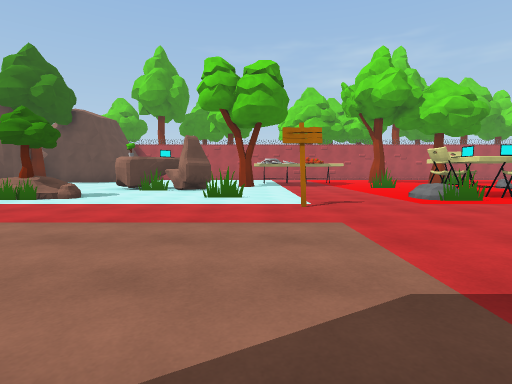
[1] (above)

23 first-person views from a walk through a Unity game level. The camera is 1.2 m above the floor, tilts 4° down and sees 80° across. The floor is counted in squares, 2 m on a side. Each view is taken from the middle of a square. On the plan, view 1 faces up. The plan holds only what a view shows up to about 9 squares ahead; the rest is blank. The place goes on beyond the plan. The player character is not drawn. Some surface patterns are stand-ins.

[2]
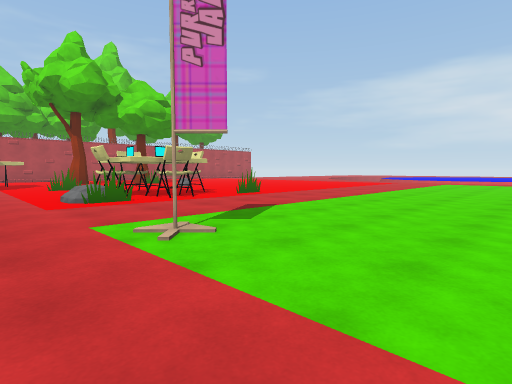

[3]
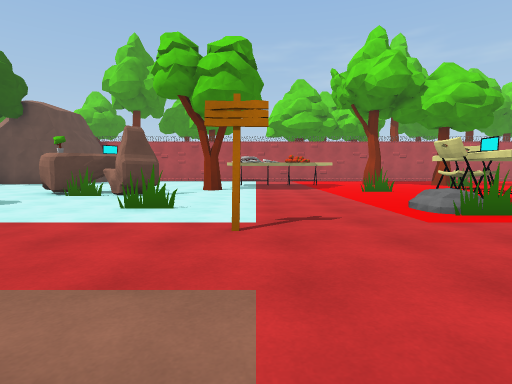

[4]
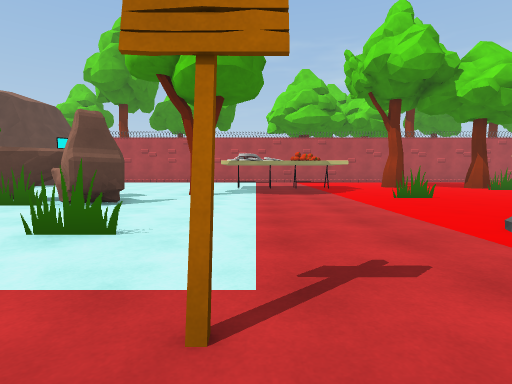

[5]
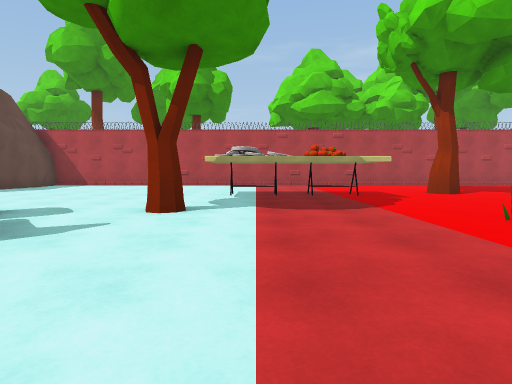

[6]
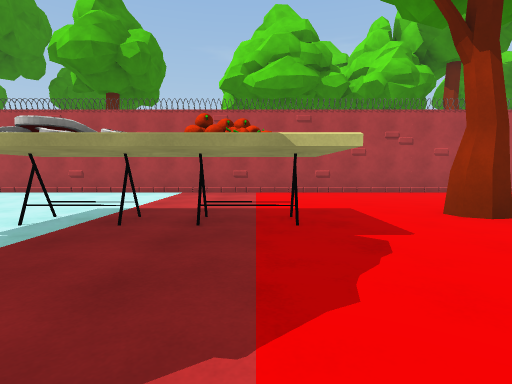

[7]
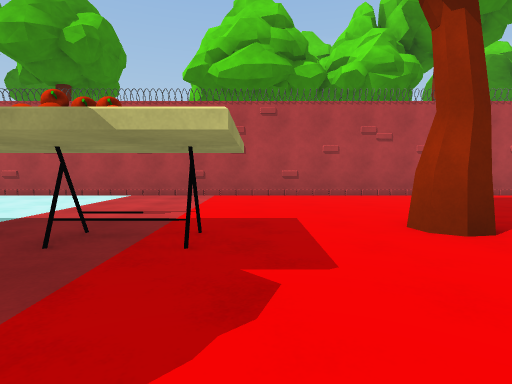

[8]
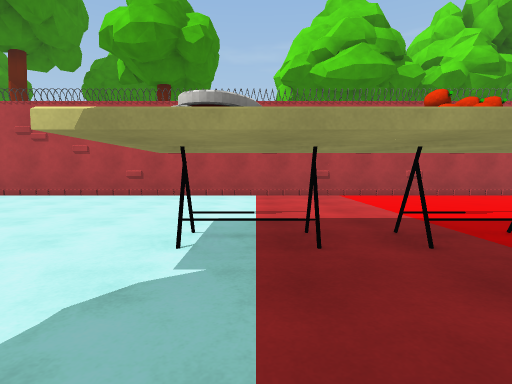

[9]
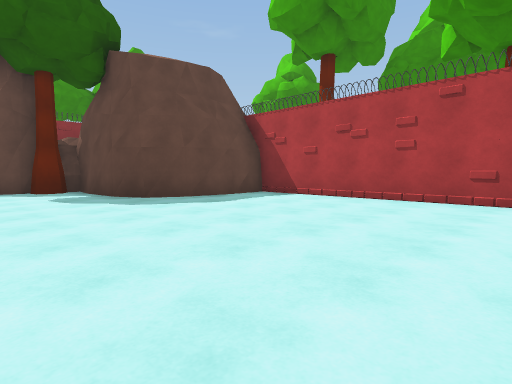

[10]
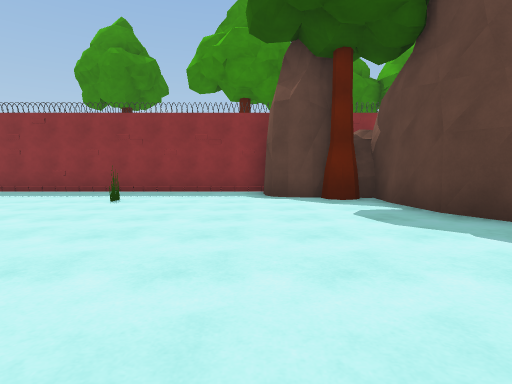

[11]
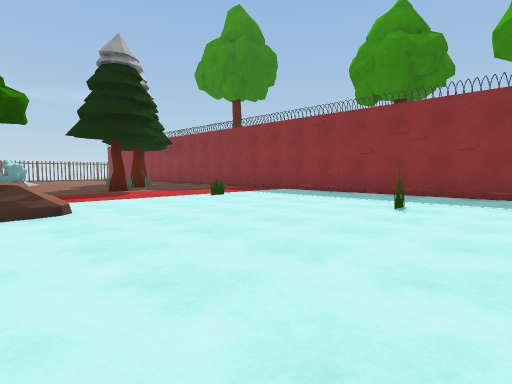

[12]
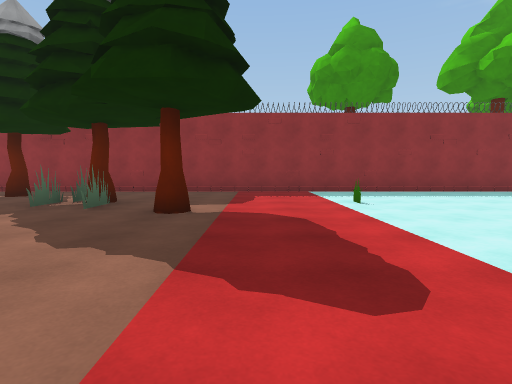

[13]
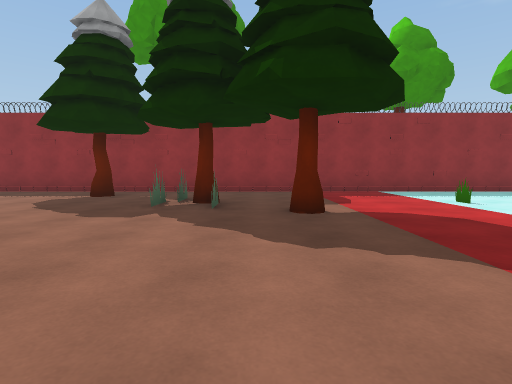

[14]
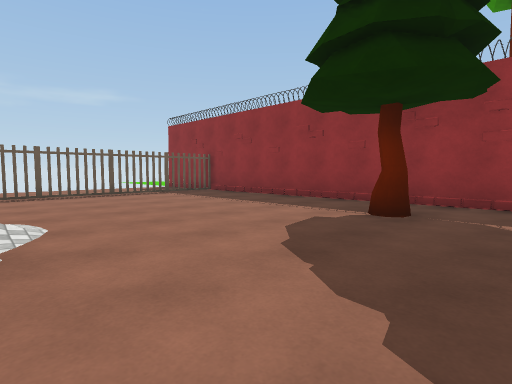

[15]
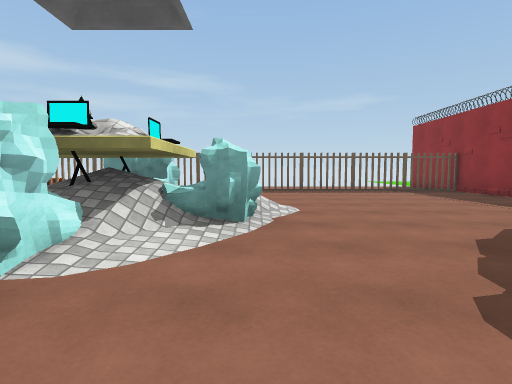

[16]
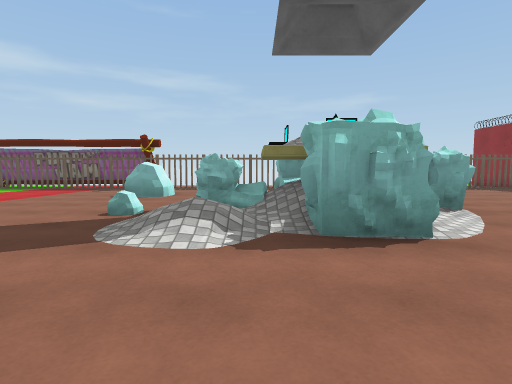

[17]
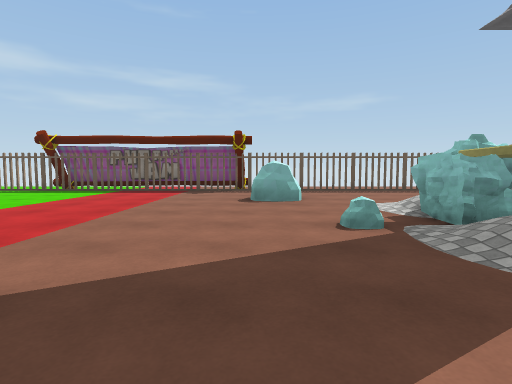

[18]
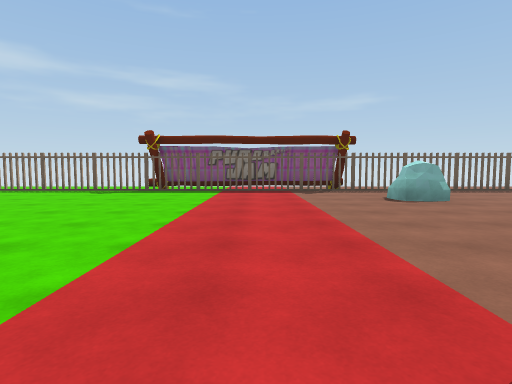

[19]
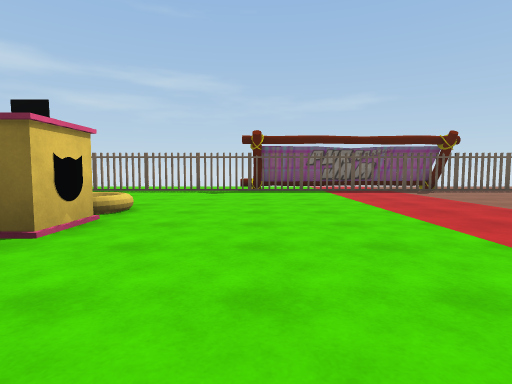

[20]
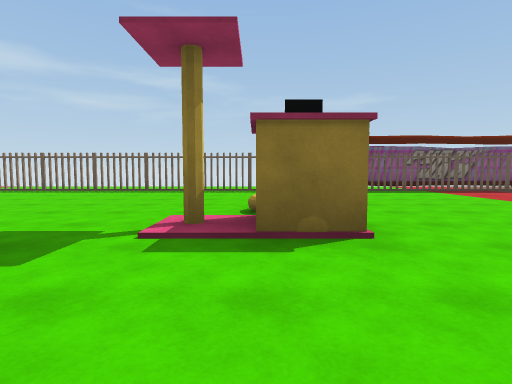

[21]
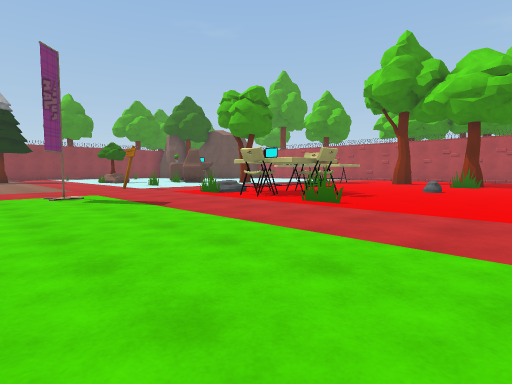

[22]
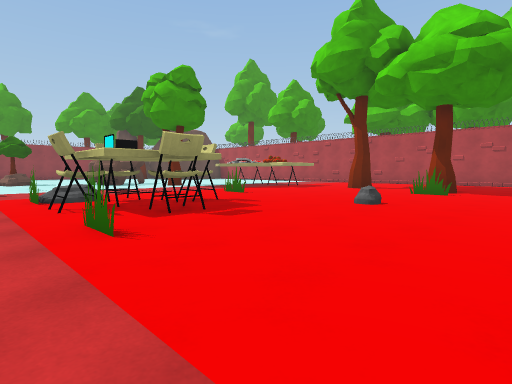

[23]
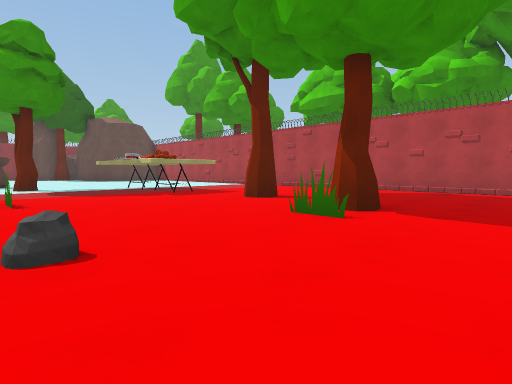

### Floor plan
Points are (right, up) in squares from view 1. A wall is a line through its corners. A room is listed if a view was taken in it or the views show most of it. See-through windows are left out.
Room 1 (views 1, 2, 3, 4, 5, 6, 7, 8, 9, 10, 11, 12, 13, 14, 15, 16, 17, 18, 19, 20, 21, 22, 23)
walls: (-0.1, 6.8) (-1.2, 6.8); (-2.6, 9.2) (-3.5, 9.2); (5, 10.7) (3.9, 10.7); (-4.7, -0.6) (-4.4, -1); (-4.7, -0.6) (-4.5, -1.2); (-4.8, -0.6) (-4.6, -0.8); (8.2, 6) (7.4, 6); (-4.8, -0.7) (-4.7, -1.1); (-4.9, -0.7) (-4.6, -0.6) (-4.5, -1.3); (-5.6, -0.5) (-4.6, -0.8); (-5.6, -0.5) (-5, -0.8); (-5.4, -0.7) (-4.6, -0.7); (-5.6, -0.6) (-5.3, -0.7) (-4.6, -0.6); (-5.5, -0.8) (-4.6, -0.5) (-4.6, -1.4); (-3.2, -2.2) (-3.3, -3.3); (-3.3, -2.2) (-3.1, -3); (-3.4, -2.2) (-3.1, -3.2); (-5.6, -0.9) (-4.6, -0.6); (-5.5, -1) (-4.6, -0.6); (-4.6, -1.7) (-4.1, -1.7) (-4.1, -3.5); (-5.6, -1.3) (-5.5, -0.9) (-5.3, -0.7) (-4.6, -0.8); (-4, -2.3) (-3.2, -2.2) (-3.1, -2.8); (-3.8, -2.4) (-3.3, -2.4) (-3.1, -2.8); (-6.8, -2.1) (-6.5, -2.1); (-9.6, 1.3) (-8.6, 1.3); (-6.9, -2.3) (-6.5, -2.3); (-6.9, -2.4) (-6.9, -2.3) (-6.5, -2); (-7.1, -2.3) (-6.6, -2) (-6.3, -2.1); (-10.4, 10.2) (-9.8, 10.2); (-7.1, -2.7) (-6.8, -2.3); (-7.2, -2.8) (-6.8, -2.3); (-9.9, 0.3) (-8.9, 0.3); (-6.1, -3.8) (-6.1, -1.7) (-5.1, -1.7); (-10.6, 0.5) (-9.8, 0.5); (-7.6, 15.9) (-8.5, 15.6); (-7.6, 16) (-8.2, 15.7) (-9.8, 15.5); (-7.3, 16.7) (-7.5, 15.9); (-7.2, 16.9) (-7.6, 15.9); (-9.6, 15.6) (-10.4, 15.6); (-12.8, 13.4) (-12.8, -7.9) (11.5, -7.9); (-7.1, 19.4) (-7.2, 16.9); (10.2, 19.4) (-7.1, 19.4) (-7, 18.3)
low walls: (-4.1, -2.1) (-3.2, -2.1); (-5.5, -1.3) (-5.5, -0.9); (-9.5, 6) (-10, 6); (-10, 5.9) (-9.5, 5.9)
ways out: gap at (-11, -8); gap at (-8, -8); gap at (-5, -8); gap at (-1.5, -8); gap at (7, -8); gap at (10, -8)
objects: rock (-12, 14) to (-11, 15); rock (-12, 16) to (-11, 16); tree (-11, 15); tree (-6, 7); rock (-5, 7); rock (-4, 7); other object (-4, 9) to (-2, 11); rock (-2, -6) to (-1, -5); rock (-2, -2); tree (0, 12); other object (0, 14) to (3, 15); other object (1, 5); other object (4, 3); rock (4, 7); other object (5, 6) to (7, 8); tree (6, 15); other object (7, -3) to (8, -2); rock (8, 11); tree (9, 14) to (9, 15)

Positions as (right, up) in squares from view 1, and headings:
1: (0, 0), facing up
2: (2, 0), facing up-right
3: (1, 2), facing up
4: (1, 4), facing up
5: (1, 7), facing up
6: (3, 11), facing up
7: (4, 12), facing up
8: (1, 12), facing up
9: (-1, 13), facing up-left
10: (-4, 13), facing left
11: (-5, 12), facing down-left
12: (-4, 4), facing left
13: (-4, 2), facing left
14: (-7, 0), facing down-left
15: (-7, 1), facing down
16: (-4, 2), facing down
17: (-1, 1), facing down
18: (2, 1), facing down
19: (5, 1), facing down
20: (8, 1), facing down
21: (11, 1), facing up-left
22: (11, 5), facing up-left
23: (11, 10), facing up-left
